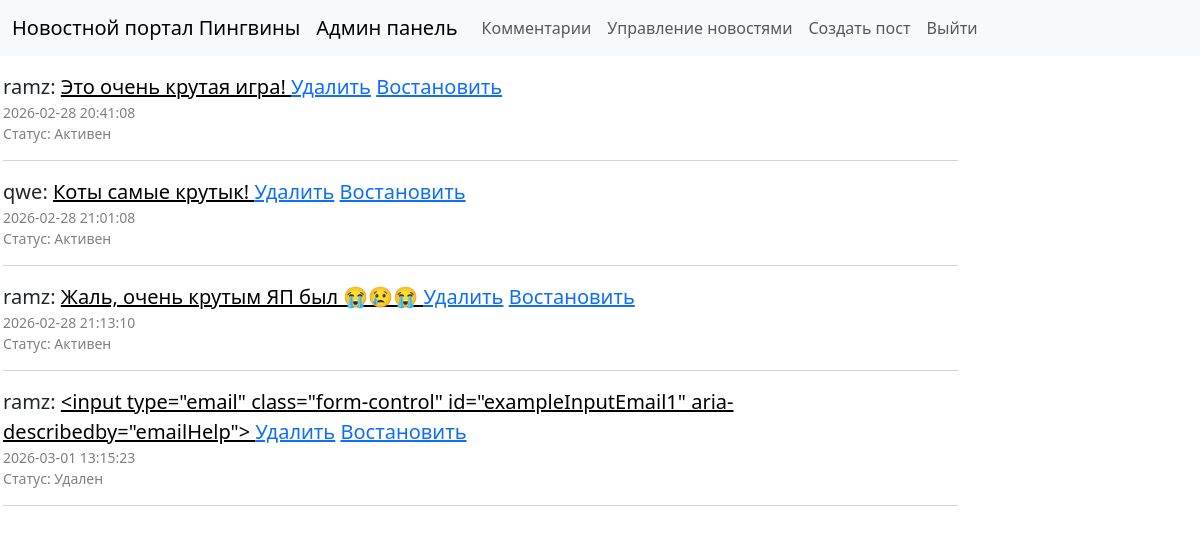
The app's page /admin/admin-comments.php, older data.
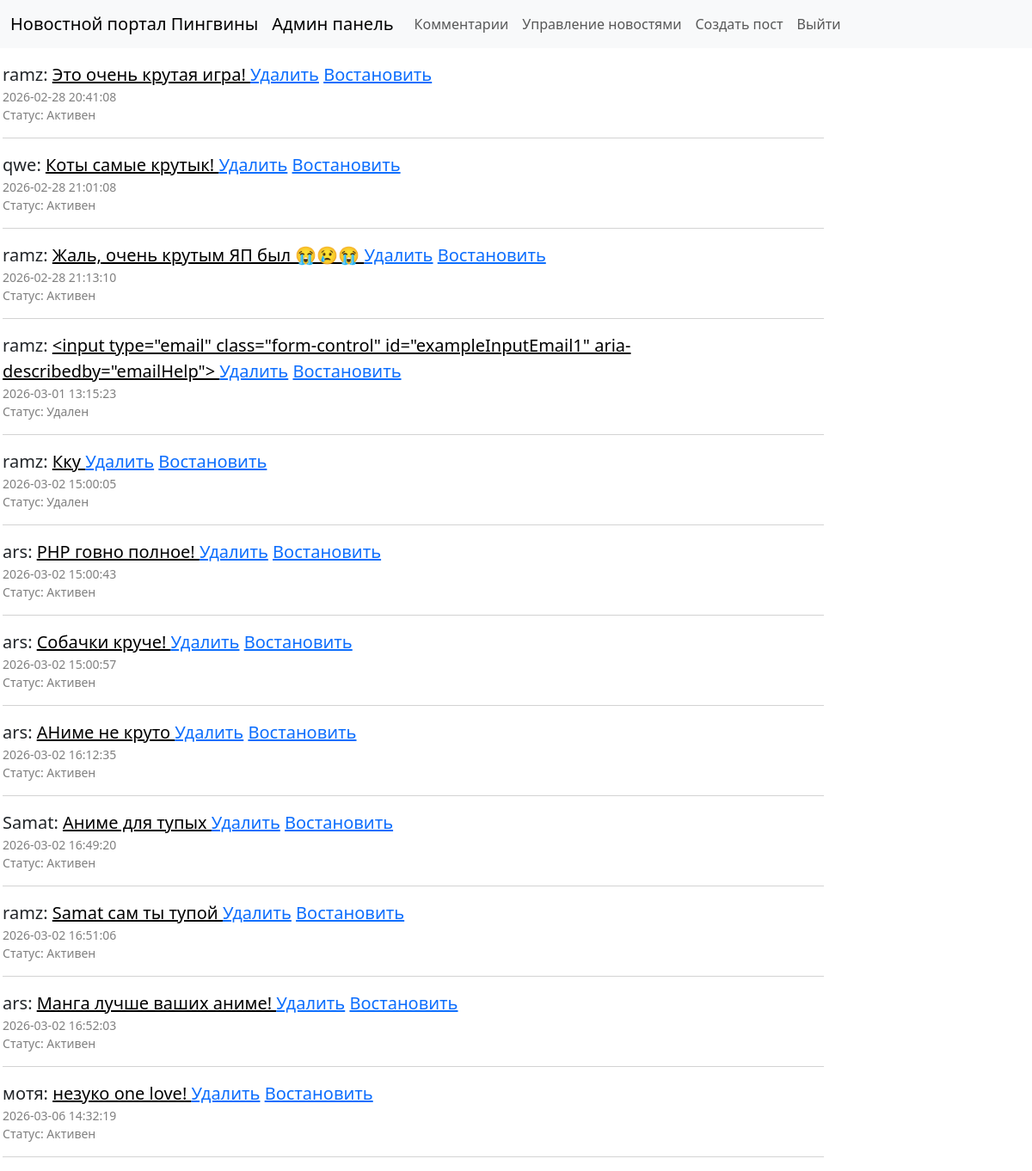
The same page, newer data.
### tables this page shows
CREATE TABLE `Comments` (
  `comment_id` int(11) NOT NULL,
  `news_id` int(11) DEFAULT NULL,
  `user_id` int(11) DEFAULT NULL,
  `comment_text` text,
  `comment_date` datetime DEFAULT NULL,
  `comment_status` enum('Активен','Удален') NOT NULL
);

CREATE TABLE `Users` (
  `user_id` int(11) NOT NULL,
  `username` varchar(20) DEFAULT NULL,
  `password` varchar(25) DEFAULT NULL,
  `email` varchar(50) DEFAULT NULL,
  `role` enum('user','admin') NOT NULL
);

### admin/admin-comments.php (the view, shortened to what this page needs)
<?php
require "../server/connection-db.php";
$comm = mysqli_query($conn, "select * from Comments join Users on Comments.user_id = Users.user_id");
$comments = mysqli_fetch_all($comm, MYSQLI_ASSOC);
?>
<!DOCTYPE html>
<html lang="en">
<head>
</head>
<body>
    <?php include "../components/admin-header.php" ?>
    <main>
        <div clas="container">
            <ul class="comments">
                <?php foreach ($comments as $comment) { ?>
                    <li>
                        <span>
                            <?= $comment["username"] ?>:
                            <a href="../news.php?&news_id=<?= $comment["news_id"] ?>" style="color:black">
                                <?= $comment["comment_text"] ?>
                            </a>
                        </span>
                        <a href="admin-delete-comments.php?comment_id=<?= $comment["comment_id"] ?>&delete=1">Удалить</a>
                        <a href="admin-delete-comments.php?comment_id=<?= $comment["comment_id"] ?>">Востановить</a>
                        <div class="comment-date"><?= $comment["comment_date"] ?></div>
                        <div class="comment-date">Статус: <?= $comment["comment_status"] ?></div>
                    </li>
                <?php } ?>
            </ul>
        </div>
    </main>
</body>
</html>

### server/connection-db.php (shortened to what this page needs)
<?php
    echo '<link rel="stylesheet" href="../assets/css/bootstrap.min.css">';
?>

### components/admin-header.php (shortened to what this page needs)
<header>
    <nav class="navbar navbar-expand-lg bg-body-tertiary">
        <div class="container-fluid">
            <a class="navbar-brand" href="/">Новостной портал Пингвины</a>
            <a class="navbar-brand" href="/admin/admin-news.php">Админ панель</a>
            <div class="collapse navbar-collapse" id="navbarSupportedContent">
                <ul class="navbar-nav me-auto mb-2 mb-lg-0">
                    <li class="nav-item">
                        <a class="nav-link" href="/admin/admin-comments.php">Комментарии</a>
                    </li>
                    <li class="nav-item">
                        <a class="nav-link" href="/admin/admin-news.php">Управление новостями</a>
                    </li>
                    <li class="nav-item">
                        <a class="nav-link" href="/admin/admin-create-news.php">Создать пост</a>
                    </li>
                    <li class="nav-item">
                        <a class="nav-link" href="/server/logout.php">Выйти</a>
                    </li>
                </ul>
            </div>
        </div>
    </nav>
</header>

### admin/admin-comments.php (style rules this page uses)
main { display: flex; align-items: center; flex-direction: column; gap: 2rem; }
.content, .comments { width: 80%; }
.comments { list-style-type: none; padding: 0; }
.comments li { padding: 1rem 0; font-size: 20px; border-bottom: 1px lightgray solid; }
.comment-date { font-size: 14px; color: gray; }

Row changes from the older to the newer data that the page shows:
added comments: user.username "ramz", comment_text "Кку", comment_date "2026-03-02 15:00:05", comment_status "Удален"
added comments: user.username "ars", comment_text "PHP говно полное!", comment_date "2026-03-02 15:00:43", comment_status "Активен"
added comments: user.username "ars", comment_text "Собачки круче!", comment_date "2026-03-02 15:00:57", comment_status "Активен"
added comments: user.username "ars", comment_text "АНиме не круто", comment_date "2026-03-02 16:12:35", comment_status "Активен"
added comments: user.username "Samat", comment_text "Аниме для тупых", comment_date "2026-03-02 16:49:20", comment_status "Активен"
added comments: user.username "ramz", comment_text "Samat сам ты тупой", comment_date "2026-03-02 16:51:06", comment_status "Активен"
added comments: user.username "ars", comment_text "Манга лучше ваших аниме!", comment_date "2026-03-02 16:52:03", comment_status "Активен"
added comments: user.username "мотя", comment_text "незуко one love!", comment_date "2026-03-06 14:32:19", comment_status "Активен"
